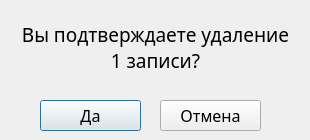
<?xml version="1.0" encoding="UTF-8"?>
<ui version="4.0">
 <class>DeleteQuestion</class>
 <widget class="QDialog" name="DeleteQuestion">
  <property name="geometry">
   <rect>
    <x>0</x>
    <y>0</y>
    <width>310</width>
    <height>140</height>
   </rect>
  </property>
  <property name="windowTitle">
   <string>Удаление</string>
  </property>
  <widget class="QLabel" name="label">
   <property name="geometry">
    <rect>
     <x>10</x>
     <y>12</y>
     <width>291</width>
     <height>71</height>
    </rect>
   </property>
   <property name="font">
    <font>
     <family>Century Gothic</family>
     <pointsize>14</pointsize>
     <weight>50</weight>
     <bold>false</bold>
    </font>
   </property>
   <property name="text">
    <string>Вы подтверждаете удаление
1 записи?</string>
   </property>
   <property name="alignment">
    <set>Qt::AlignCenter</set>
   </property>
  </widget>
  <widget class="QPushButton" name="okButton">
   <property name="geometry">
    <rect>
     <x>40</x>
     <y>100</y>
     <width>101</width>
     <height>31</height>
    </rect>
   </property>
   <property name="font">
    <font>
     <family>Century Gothic</family>
     <pointsize>12</pointsize>
    </font>
   </property>
   <property name="text">
    <string>Да</string>
   </property>
  </widget>
  <widget class="QPushButton" name="cancelButton">
   <property name="geometry">
    <rect>
     <x>160</x>
     <y>100</y>
     <width>101</width>
     <height>31</height>
    </rect>
   </property>
   <property name="font">
    <font>
     <family>Century Gothic</family>
     <pointsize>12</pointsize>
    </font>
   </property>
   <property name="text">
    <string>Отмена</string>
   </property>
  </widget>
 </widget>
 <resources/>
 <connections/>
</ui>
